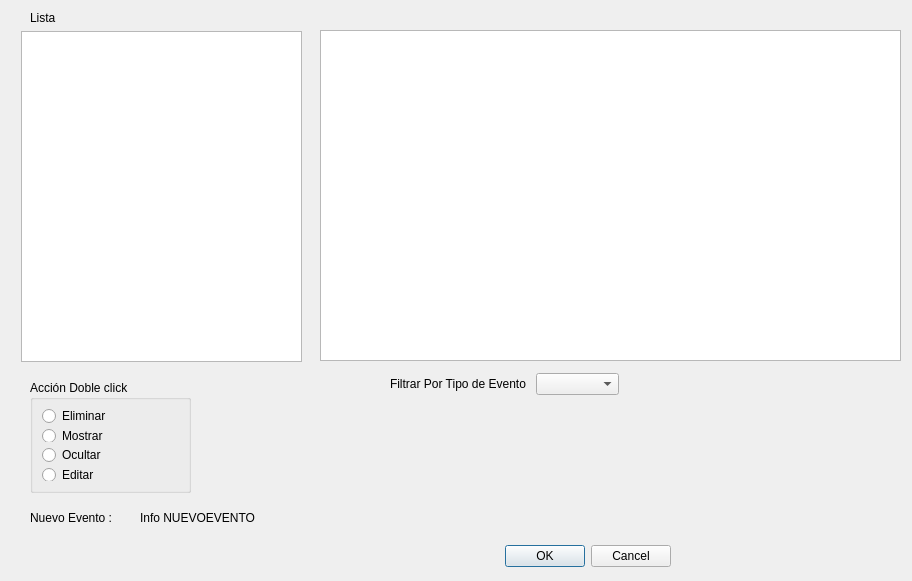
<?xml version="1.0" encoding="UTF-8"?>
<ui version="4.0">
 <class>DVisorEventos</class>
 <widget class="QDialog" name="DVisorEventos">
  <property name="geometry">
   <rect>
    <x>0</x>
    <y>0</y>
    <width>912</width>
    <height>581</height>
   </rect>
  </property>
  <property name="windowTitle">
   <string>Visor Eventos</string>
  </property>
  <widget class="QDialogButtonBox" name="buttonBox">
   <property name="geometry">
    <rect>
     <x>330</x>
     <y>540</y>
     <width>341</width>
     <height>32</height>
    </rect>
   </property>
   <property name="orientation">
    <enum>Qt::Horizontal</enum>
   </property>
   <property name="standardButtons">
    <set>QDialogButtonBox::Cancel|QDialogButtonBox::Ok</set>
   </property>
  </widget>
  <widget class="QGroupBox" name="groupBox">
   <property name="geometry">
    <rect>
     <x>30</x>
     <y>380</y>
     <width>161</width>
     <height>113</height>
    </rect>
   </property>
   <property name="title">
    <string>Acción Doble click</string>
   </property>
   <layout class="QHBoxLayout" name="horizontalLayout_2">
    <item>
     <layout class="QVBoxLayout" name="verticalLayout">
      <item>
       <widget class="QRadioButton" name="rBEliminar">
        <property name="text">
         <string>Eliminar</string>
        </property>
       </widget>
      </item>
      <item>
       <widget class="QRadioButton" name="rBMostrar">
        <property name="text">
         <string>Mostrar</string>
        </property>
       </widget>
      </item>
      <item>
       <widget class="QRadioButton" name="rBOcultar">
        <property name="text">
         <string>Ocultar</string>
        </property>
       </widget>
      </item>
      <item>
       <widget class="QRadioButton" name="radioButton">
        <property name="text">
         <string>Editar</string>
        </property>
       </widget>
      </item>
     </layout>
    </item>
   </layout>
  </widget>
  <widget class="QLabel" name="label">
   <property name="geometry">
    <rect>
     <x>30</x>
     <y>10</y>
     <width>57</width>
     <height>16</height>
    </rect>
   </property>
   <property name="text">
    <string>Lista</string>
   </property>
  </widget>
  <widget class="QLabel" name="label_3">
   <property name="geometry">
    <rect>
     <x>30</x>
     <y>510</y>
     <width>101</width>
     <height>16</height>
    </rect>
   </property>
   <property name="text">
    <string>Nuevo Evento : </string>
   </property>
  </widget>
  <widget class="QLabel" name="labelInfoNuevoEvento">
   <property name="geometry">
    <rect>
     <x>140</x>
     <y>510</y>
     <width>181</width>
     <height>16</height>
    </rect>
   </property>
   <property name="text">
    <string>Info NUEVOEVENTO</string>
   </property>
  </widget>
  <widget class="QWidget" name="">
   <property name="geometry">
    <rect>
     <x>390</x>
     <y>370</y>
     <width>229</width>
     <height>28</height>
    </rect>
   </property>
   <layout class="QHBoxLayout" name="horizontalLayout_3">
    <item>
     <widget class="QLabel" name="label_2">
      <property name="text">
       <string>Filtrar Por Tipo de Evento </string>
      </property>
     </widget>
    </item>
    <item>
     <widget class="QComboBox" name="comboFiltroTipo"/>
    </item>
   </layout>
  </widget>
  <widget class="QListWidget" name="listaEventos">
   <property name="geometry">
    <rect>
     <x>21</x>
     <y>31</y>
     <width>281</width>
     <height>331</height>
    </rect>
   </property>
  </widget>
  <widget class="QTableView" name="vistaTablaEventos">
   <property name="geometry">
    <rect>
     <x>320</x>
     <y>30</y>
     <width>581</width>
     <height>331</height>
    </rect>
   </property>
  </widget>
 </widget>
 <resources/>
 <connections>
  <connection>
   <sender>buttonBox</sender>
   <signal>accepted()</signal>
   <receiver>DVisorEventos</receiver>
   <slot>accept()</slot>
   <hints>
    <hint type="sourcelabel">
     <x>248</x>
     <y>254</y>
    </hint>
    <hint type="destinationlabel">
     <x>157</x>
     <y>274</y>
    </hint>
   </hints>
  </connection>
  <connection>
   <sender>buttonBox</sender>
   <signal>rejected()</signal>
   <receiver>DVisorEventos</receiver>
   <slot>reject()</slot>
   <hints>
    <hint type="sourcelabel">
     <x>316</x>
     <y>260</y>
    </hint>
    <hint type="destinationlabel">
     <x>286</x>
     <y>274</y>
    </hint>
   </hints>
  </connection>
 </connections>
</ui>
